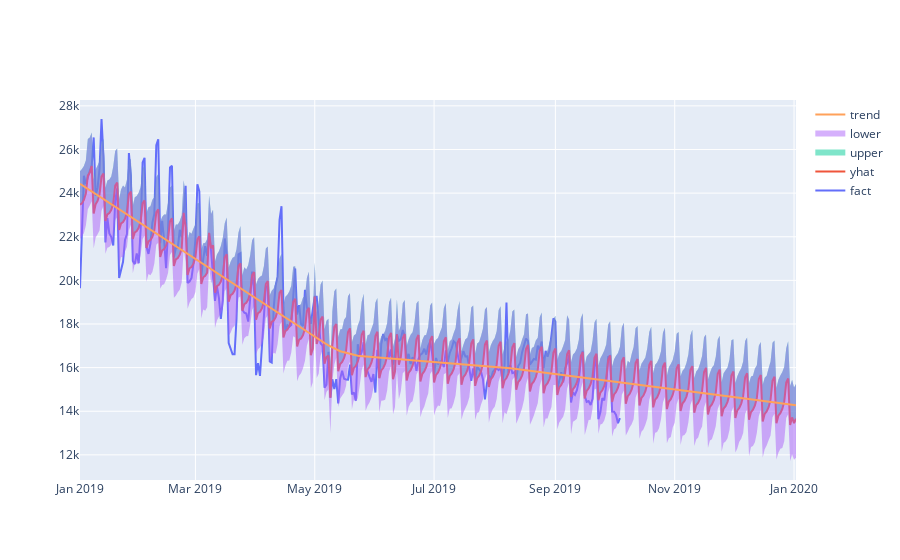

Notebook code cell kept with this figure:
### Code cell
# Рисуем график с границами прогноза на полном периоде
iplot([
    go.Scatter(x=df['ds'], y=df['y'], name='fact'),
    go.Scatter(x=final_forecast['ds'], y=final_forecast['yhat'], name='yhat'),
    go.Scatter(x=final_forecast['ds'], y=final_forecast['yhat_upper'], fill='tonexty', mode='none', name='upper'),
    go.Scatter(x=final_forecast['ds'], y=final_forecast['yhat_lower'], fill='tonexty', mode='none', name='lower'),
    go.Scatter(x=final_forecast['ds'], y=final_forecast['trend'], name='trend')
])

### Figure 1 — Plotly figure (JSON) as saved in the notebook; plotly's stock layout.template omitted (floating-point values rounded to 4 significant figures; data arrays with more than 128 entries replaced by an {"elided": "..."} marker saying what was removed)
{"data": [{"y": {"elided": "277 int values"}, "x": {"elided": "277 str values"}, "type": "scatter", "name": "fact"}, {"y": {"elided": "367 float values"}, "x": {"elided": "367 str values"}, "type": "scatter", "name": "yhat"}, {"name": "upper", "mode": "none", "y": {"elided": "367 float values"}, "x": {"elided": "367 str values"}, "type": "scatter", "fill": "tonexty"}, {"name": "lower", "mode": "none", "y": {"elided": "367 float values"}, "x": {"elided": "367 str values"}, "type": "scatter", "fill": "tonexty"}, {"y": {"elided": "367 float values"}, "x": {"elided": "367 str values"}, "type": "scatter", "name": "trend"}], "layout": {}}
